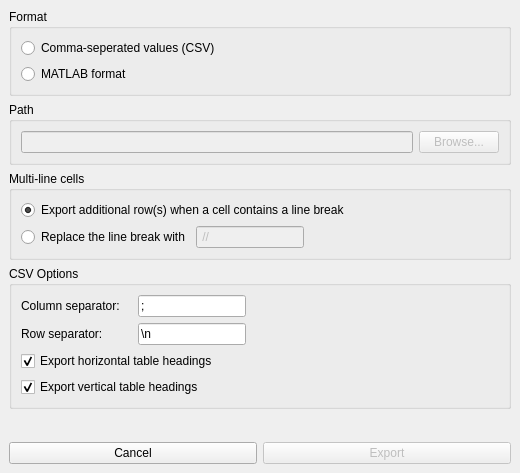
<ui version="4.0" >
 <class>ExportTableDialog</class>
 <widget class="QDialog" name="ExportTableDialog" >
  <property name="geometry" >
   <rect>
    <x>0</x>
    <y>0</y>
    <width>520</width>
    <height>473</height>
   </rect>
  </property>
  <property name="windowTitle" >
   <string>Export Options</string>
  </property>
  <property name="windowIcon" >
   <iconset/>
  </property>
  <layout class="QVBoxLayout" >
   <property name="spacing" >
    <number>6</number>
   </property>
   <property name="leftMargin" >
    <number>9</number>
   </property>
   <property name="topMargin" >
    <number>9</number>
   </property>
   <property name="rightMargin" >
    <number>9</number>
   </property>
   <property name="bottomMargin" >
    <number>9</number>
   </property>
   <item>
    <widget class="QGroupBox" name="formatGroup" >
     <property name="title" >
      <string>Format</string>
     </property>
     <layout class="QVBoxLayout" >
      <property name="spacing" >
       <number>6</number>
      </property>
      <property name="leftMargin" >
       <number>9</number>
      </property>
      <property name="topMargin" >
       <number>9</number>
      </property>
      <property name="rightMargin" >
       <number>9</number>
      </property>
      <property name="bottomMargin" >
       <number>9</number>
      </property>
      <item>
       <widget class="QRadioButton" name="csvRadio" >
        <property name="text" >
         <string>Comma-seperated values (CSV)</string>
        </property>
       </widget>
      </item>
      <item>
       <widget class="QRadioButton" name="matlabRadio" >
        <property name="text" >
         <string>MATLAB format</string>
        </property>
       </widget>
      </item>
     </layout>
    </widget>
   </item>
   <item>
    <widget class="QGroupBox" name="pathGroup" >
     <property name="title" >
      <string>Path</string>
     </property>
     <layout class="QHBoxLayout" >
      <property name="spacing" >
       <number>6</number>
      </property>
      <property name="leftMargin" >
       <number>9</number>
      </property>
      <property name="topMargin" >
       <number>9</number>
      </property>
      <property name="rightMargin" >
       <number>9</number>
      </property>
      <property name="bottomMargin" >
       <number>9</number>
      </property>
      <item>
       <widget class="QLineEdit" name="pathEdit" >
        <property name="enabled" >
         <bool>false</bool>
        </property>
       </widget>
      </item>
      <item>
       <widget class="QPushButton" name="browseButton" >
        <property name="enabled" >
         <bool>false</bool>
        </property>
        <property name="text" >
         <string>Browse...</string>
        </property>
       </widget>
      </item>
     </layout>
    </widget>
   </item>
   <item>
    <widget class="QGroupBox" name="sdfdsf" >
     <property name="title" >
      <string>Multi-line cells</string>
     </property>
     <layout class="QVBoxLayout" >
      <property name="spacing" >
       <number>6</number>
      </property>
      <property name="leftMargin" >
       <number>9</number>
      </property>
      <property name="topMargin" >
       <number>9</number>
      </property>
      <property name="rightMargin" >
       <number>9</number>
      </property>
      <property name="bottomMargin" >
       <number>9</number>
      </property>
      <item>
       <widget class="QRadioButton" name="exportAdditionalRowRadio" >
        <property name="text" >
         <string>Export additional row(s) when a cell contains a line break</string>
        </property>
        <property name="checked" >
         <bool>true</bool>
        </property>
       </widget>
      </item>
      <item>
       <layout class="QHBoxLayout" >
        <property name="spacing" >
         <number>6</number>
        </property>
        <property name="leftMargin" >
         <number>0</number>
        </property>
        <property name="topMargin" >
         <number>0</number>
        </property>
        <property name="rightMargin" >
         <number>0</number>
        </property>
        <property name="bottomMargin" >
         <number>0</number>
        </property>
        <item>
         <widget class="QRadioButton" name="replaceLineBreakRadio" >
          <property name="text" >
           <string>Replace the line break with</string>
          </property>
         </widget>
        </item>
        <item>
         <widget class="QLineEdit" name="replaceLineBreakEdit" >
          <property name="enabled" >
           <bool>false</bool>
          </property>
          <property name="sizePolicy" >
           <sizepolicy vsizetype="Fixed" hsizetype="Fixed" >
            <horstretch>0</horstretch>
            <verstretch>0</verstretch>
           </sizepolicy>
          </property>
          <property name="text" >
           <string> // </string>
          </property>
         </widget>
        </item>
        <item>
         <spacer>
          <property name="orientation" >
           <enum>Qt::Horizontal</enum>
          </property>
          <property name="sizeHint" >
           <size>
            <width>40</width>
            <height>20</height>
           </size>
          </property>
         </spacer>
        </item>
       </layout>
      </item>
     </layout>
    </widget>
   </item>
   <item>
    <widget class="QGroupBox" name="csvOptionsGroup" >
     <property name="title" >
      <string>CSV Options</string>
     </property>
     <layout class="QVBoxLayout" >
      <property name="spacing" >
       <number>6</number>
      </property>
      <property name="leftMargin" >
       <number>9</number>
      </property>
      <property name="topMargin" >
       <number>9</number>
      </property>
      <property name="rightMargin" >
       <number>9</number>
      </property>
      <property name="bottomMargin" >
       <number>9</number>
      </property>
      <item>
       <layout class="QGridLayout" >
        <property name="leftMargin" >
         <number>0</number>
        </property>
        <property name="topMargin" >
         <number>0</number>
        </property>
        <property name="rightMargin" >
         <number>0</number>
        </property>
        <property name="bottomMargin" >
         <number>0</number>
        </property>
        <property name="horizontalSpacing" >
         <number>6</number>
        </property>
        <property name="verticalSpacing" >
         <number>6</number>
        </property>
        <item row="0" column="2" >
         <widget class="QLineEdit" name="columnSeparatorEdit" >
          <property name="sizePolicy" >
           <sizepolicy vsizetype="Fixed" hsizetype="Fixed" >
            <horstretch>0</horstretch>
            <verstretch>0</verstretch>
           </sizepolicy>
          </property>
          <property name="text" >
           <string>;</string>
          </property>
         </widget>
        </item>
        <item row="1" column="2" >
         <widget class="QLineEdit" name="rowSeparatorEdit" >
          <property name="sizePolicy" >
           <sizepolicy vsizetype="Fixed" hsizetype="Fixed" >
            <horstretch>0</horstretch>
            <verstretch>0</verstretch>
           </sizepolicy>
          </property>
          <property name="text" >
           <string>\n</string>
          </property>
         </widget>
        </item>
        <item row="1" column="0" >
         <widget class="QLabel" name="rowSeparatorLabel" >
          <property name="text" >
           <string>Row separator:</string>
          </property>
         </widget>
        </item>
        <item row="0" column="0" >
         <widget class="QLabel" name="columnSeparatorLabel" >
          <property name="text" >
           <string>Column separator:</string>
          </property>
         </widget>
        </item>
        <item rowspan="2" row="0" column="1" >
         <spacer>
          <property name="orientation" >
           <enum>Qt::Horizontal</enum>
          </property>
          <property name="sizeType" >
           <enum>QSizePolicy::Fixed</enum>
          </property>
          <property name="sizeHint" >
           <size>
            <width>6</width>
            <height>20</height>
           </size>
          </property>
         </spacer>
        </item>
        <item rowspan="2" row="0" column="3" >
         <spacer>
          <property name="orientation" >
           <enum>Qt::Horizontal</enum>
          </property>
          <property name="sizeHint" >
           <size>
            <width>40</width>
            <height>20</height>
           </size>
          </property>
         </spacer>
        </item>
        <item row="2" column="0" colspan="4" >
         <widget class="QCheckBox" name="horizontalHeadingsCheck" >
          <property name="text" >
           <string>Export horizontal table headings</string>
          </property>
          <property name="checked" >
           <bool>true</bool>
          </property>
         </widget>
        </item>
        <item row="3" column="0" colspan="4" >
         <widget class="QCheckBox" name="verticalHeadingsCheck" >
          <property name="text" >
           <string>Export vertical table headings</string>
          </property>
          <property name="checked" >
           <bool>true</bool>
          </property>
         </widget>
        </item>
       </layout>
      </item>
     </layout>
    </widget>
   </item>
   <item>
    <spacer>
     <property name="orientation" >
      <enum>Qt::Vertical</enum>
     </property>
     <property name="sizeHint" >
      <size>
       <width>502</width>
       <height>16</height>
      </size>
     </property>
    </spacer>
   </item>
   <item>
    <layout class="QHBoxLayout" >
     <property name="spacing" >
      <number>6</number>
     </property>
     <property name="leftMargin" >
      <number>0</number>
     </property>
     <property name="topMargin" >
      <number>0</number>
     </property>
     <property name="rightMargin" >
      <number>0</number>
     </property>
     <property name="bottomMargin" >
      <number>0</number>
     </property>
     <item>
      <widget class="QPushButton" name="closeButton" >
       <property name="text" >
        <string>Cancel</string>
       </property>
      </widget>
     </item>
     <item>
      <widget class="QPushButton" name="exportButton" >
       <property name="enabled" >
        <bool>false</bool>
       </property>
       <property name="text" >
        <string>Export</string>
       </property>
      </widget>
     </item>
    </layout>
   </item>
  </layout>
 </widget>
 <resources/>
 <connections>
  <connection>
   <sender>closeButton</sender>
   <signal>clicked()</signal>
   <receiver>ExportTableDialog</receiver>
   <slot>close()</slot>
   <hints>
    <hint type="sourcelabel" >
     <x>139</x>
     <y>462</y>
    </hint>
    <hint type="destinationlabel" >
     <x>95</x>
     <y>1</y>
    </hint>
   </hints>
  </connection>
  <connection>
   <sender>csvRadio</sender>
   <signal>clicked(bool)</signal>
   <receiver>pathEdit</receiver>
   <slot>setEnabled(bool)</slot>
   <hints>
    <hint type="sourcelabel" >
     <x>94</x>
     <y>48</y>
    </hint>
    <hint type="destinationlabel" >
     <x>263</x>
     <y>147</y>
    </hint>
   </hints>
  </connection>
  <connection>
   <sender>csvRadio</sender>
   <signal>clicked(bool)</signal>
   <receiver>browseButton</receiver>
   <slot>setEnabled(bool)</slot>
   <hints>
    <hint type="sourcelabel" >
     <x>112</x>
     <y>52</y>
    </hint>
    <hint type="destinationlabel" >
     <x>499</x>
     <y>155</y>
    </hint>
   </hints>
  </connection>
  <connection>
   <sender>matlabRadio</sender>
   <signal>clicked(bool)</signal>
   <receiver>pathEdit</receiver>
   <slot>setEnabled(bool)</slot>
   <hints>
    <hint type="sourcelabel" >
     <x>83</x>
     <y>84</y>
    </hint>
    <hint type="destinationlabel" >
     <x>91</x>
     <y>146</y>
    </hint>
   </hints>
  </connection>
  <connection>
   <sender>matlabRadio</sender>
   <signal>clicked(bool)</signal>
   <receiver>browseButton</receiver>
   <slot>setEnabled(bool)</slot>
   <hints>
    <hint type="sourcelabel" >
     <x>379</x>
     <y>77</y>
    </hint>
    <hint type="destinationlabel" >
     <x>499</x>
     <y>155</y>
    </hint>
   </hints>
  </connection>
  <connection>
   <sender>replaceLineBreakRadio</sender>
   <signal>toggled(bool)</signal>
   <receiver>replaceLineBreakEdit</receiver>
   <slot>setEnabled(bool)</slot>
   <hints>
    <hint type="sourcelabel" >
     <x>140</x>
     <y>251</y>
    </hint>
    <hint type="destinationlabel" >
     <x>291</x>
     <y>251</y>
    </hint>
   </hints>
  </connection>
  <connection>
   <sender>csvRadio</sender>
   <signal>clicked(bool)</signal>
   <receiver>exportButton</receiver>
   <slot>setEnabled(bool)</slot>
   <hints>
    <hint type="sourcelabel" >
     <x>377</x>
     <y>47</y>
    </hint>
    <hint type="destinationlabel" >
     <x>411</x>
     <y>451</y>
    </hint>
   </hints>
  </connection>
  <connection>
   <sender>pathGroup</sender>
   <signal>clicked(bool)</signal>
   <receiver>exportButton</receiver>
   <slot>setEnabled(bool)</slot>
   <hints>
    <hint type="sourcelabel" >
     <x>321</x>
     <y>112</y>
    </hint>
    <hint type="destinationlabel" >
     <x>370</x>
     <y>453</y>
    </hint>
   </hints>
  </connection>
  <connection>
   <sender>csvRadio</sender>
   <signal>toggled(bool)</signal>
   <receiver>csvOptionsGroup</receiver>
   <slot>setShown(bool)</slot>
   <hints>
    <hint type="sourcelabel" >
     <x>72</x>
     <y>51</y>
    </hint>
    <hint type="destinationlabel" >
     <x>72</x>
     <y>279</y>
    </hint>
   </hints>
  </connection>
 </connections>
</ui>
